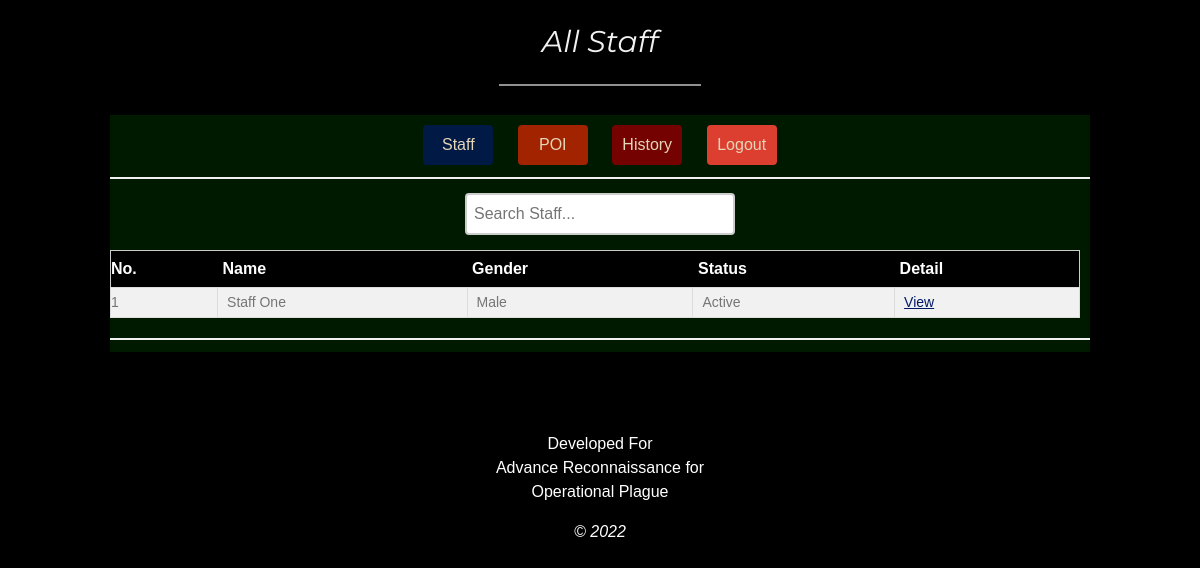
The app's page /admin/staff (signed in) with its own data.
### tables this page shows
CREATE TABLE `employeetb` (
  `employeeId` int(11) NOT NULL,
  `joinDate` date NOT NULL,
  `employee_name` varchar(50) NOT NULL,
  `photo` blob NOT NULL,
  `phone` varchar(15) NOT NULL,
  `gender` enum('Male','Female','Other') NOT NULL,
  `address` varchar(30) NOT NULL,
  `username` varchar(20) NOT NULL,
  `pass` varchar(200) NOT NULL,
  `status` varchar(8) NOT NULL DEFAULT 'Inactive',
  `regemployId` int(11) NOT NULL
);

### admin/staff.php (the view, shortened to what this page needs)
<?php include('header.php'); ?>
<body class="w3-black" style="margin-top:15%">
  <?php include('../database/dbcon.php');?>
  <div class="w3-padding-64 w3-content w3-text-grey" id="contact">
    <center>
      <h2 class="w3-text-light-grey" style="margin-top:-23%">All Staff</h2>
      <hr style="width:200px;margin-bottom:3%" class="w3-opacity">
    </center>
    <div class="container-register">
      <?php include('button.php');?>
      <hr>
      <form method="POST">
        <center>
          <input class="fill-in searchbox" type="search" id="search" onkeyup="mySearch()" placeholder="Search Staff...">
        </center>
      </form>
      <br>
    <?php
      $q=mysqli_query($con,"SELECT * FROM employeetb ORDER BY employee_name ASC ");
      $rr=mysqli_num_rows($q);
      if(!$rr){
        echo "<h2 style='color:red; padding-left:230px'>No Staff Found !!!</h2>";
      }
      else
      {
        ?>
        <table class="w3-table-all" id="poitb" >
          <tr>
            <th>No.</th>
            <th>Name</th>
            <th>Gender</th>
            <th>Status</th>
            <th>Detail</th>
          </tr>
          <?php
            $inc = 1;
            while($row = mysqli_fetch_array($q)){
            echo "<Tr>";
            echo "<td>".$inc."</td>";
            echo "<td>".$row['employee_name']."</td>";
            echo "<td>".$row['gender']."</td>";
            echo "<td>".$row['status']."</td>";
          ?>
          <td><a href="manage?page=manage&employeeId=<?php echo $row['employeeId']; ?>" style='color:#001a66'><span class='glyphicon glyphicon-edit'>View</span></a></td>
          <?php
            echo "</Tr>";
            $inc++;
            }
          ?>
        </table>
        <?php
      }?>
    <hr>
  </div></div>
  <?php include('footer.php'); ?>
</body>
</html>

### css/w3.css (style rules this page uses)
html { box-sizing: border-box }
*, *:before, *:after { box-sizing: inherit }
html { -ms-text-size-adjust: 100%; -webkit-text-size-adjust: 100% }
body { margin: 0 }
a { background-color: transparent; -webkit-text-decoration-skip: objects }
hr { box-sizing: content-box; height: 0; overflow: visible }
button, input, select, textarea { font: inherit; margin: 0 }
button, input { overflow: visible }
[type=search] { -webkit-appearance: textfield; outline-offset: -2px }
html, body { font-family: Verdana, sans-serif; font-size: 15px; line-height: 1.5 }
html { overflow-x: hidden }
h2 { font-size: 30px }
h1, h2, h3, h4, h5, h6 { font-family: "Segoe UI", Arial, sans-serif; font-weight: 400; margin: 10px 0 }
hr { border: 0; border-top: 1px solid #eee; margin: 20px 0 }
a { color: inherit }
.w3-table, .w3-table-all { border-collapse: collapse; display: table; }
.w3-table-all { border: 1px solid #ccc; width: 99%; margin-top: 0px; }
.w3-table-all th { padding-top: 6px; padding-bottom: 6px; text-align: left; background-color: black; color: white; padding-right: 5px; padding-left: 5px; }
.w3-table-all td { border: 1px solid #ddd; padding: 4px; padding-left: 9px; }
.w3-bordered tr, .w3-table-all tr { border-bottom: 1px solid #ddd; padding-left: 5px; }
.w3-table-all tr:nth-child(odd) { background-color: #fff }
.w3-table-all tr:nth-child(even) { background-color: #f1f1f1 }
.w3-table td, .w3-table th, .w3-table-all td, .w3-table-all th { display: table-cell; text-align: left; margin-right: 90px; vertical-align: top }
.w3-table th:first-child, .w3-table td:first-child, .w3-table-all th:first-child, .w3-table-all td:first-child { padding-left: 0px }
.w3-content, .w3-auto { margin-left: auto; margin-right: auto }
.w3-content { max-width: 980px }
.w3-opacity, .w3-hover-opacity:hover { opacity: 0.60 }
.w3-padding-64 { padding-top: 64px!important; padding-bottom: 64px!important }
.w3-black, .w3-hover-black:hover { font-weight: bold; text-decoration: none; color: white; background-color: black; font-weight: lighter; font-family: Arial, Helvetica, sans-serif; font-size: 16px; }
.w3-text-grey, .w3-hover-text-grey:hover, .w3-text-gray, .w3-hover-text-gray:hover { color: #757575!important }
.w3-text-light-grey, .w3-hover-text-light-grey:hover, .w3-text-light-gray, .w3-hover-text-light-gray:hover { color: #f1f1f1!important }

### css/style.css (style rules this page uses)
.container-register { width: 100%; background-color: #001a00; padding-top: 0px; overflow: auto; }
h2 { font-family: Cambria, Cochin, Georgia, Times, 'Times New Roman', serif; font-style: italic; margin-bottom: 0%; }
.fill-in, .date { outline: none; margin: 10px; background: #f1f1f1; font-size: 15px; box-sizing: border-box; background-color: white; padding: 7px; float: inline; overflow: hidden; border: 2px solid #ccc; border-radius: 4px; font-size: 16px; background-position: 10px 10px; width: 270px; }
hr { border: 1px solid #f1f1f1; margin-bottom: 12px; }
.searchbox { margin-top: 2px; margin-bottom: -15px; }
body { margin: 0; font-family: Arial; font-size: 17px; }
* { box-sizing: border-box; }
table { border-collapse: collapse; width: 95%; border: 2px solid #ddd; word-wrap: break-word; background-color: #d1d1e0 }
td { text-align: left; padding: 6px; font-size: 14px; font-weight: lighter; overflow: inline; word-wrap: break-word; }
tr:nth-child(even) { background-color: #f2f2f2 }

### admin/header.php (style rules this page uses)
body, h1,h2,h3,h4,h5,h6 { font-family: "Montserrat", sans-serif }

### records on screen
employeetb: employee_name "Staff One", gender "Male", status "Active"
